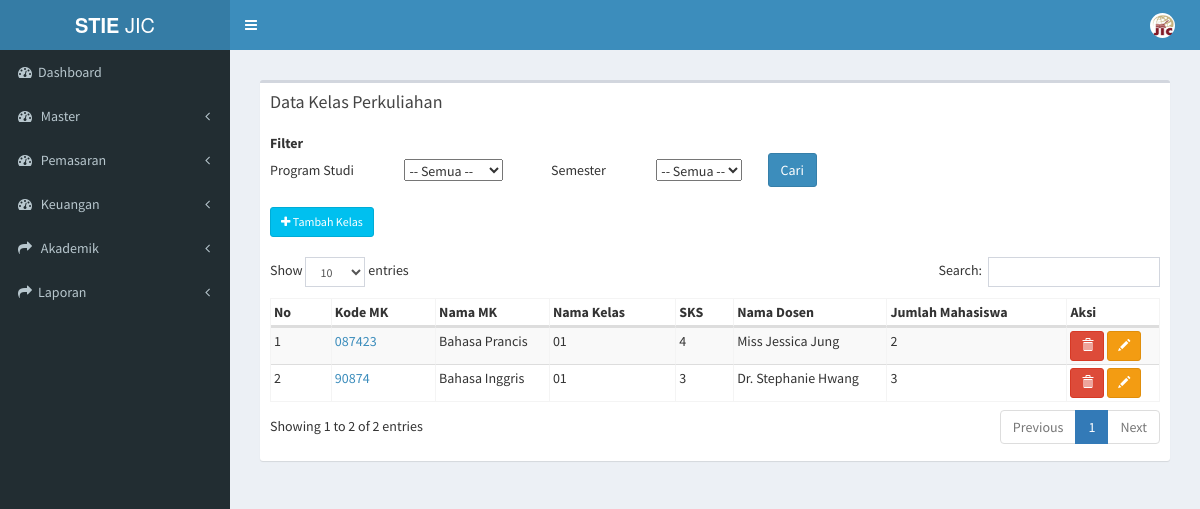
/index.php/kelas_perkuliahan, run on an earlier commit of the app's database.
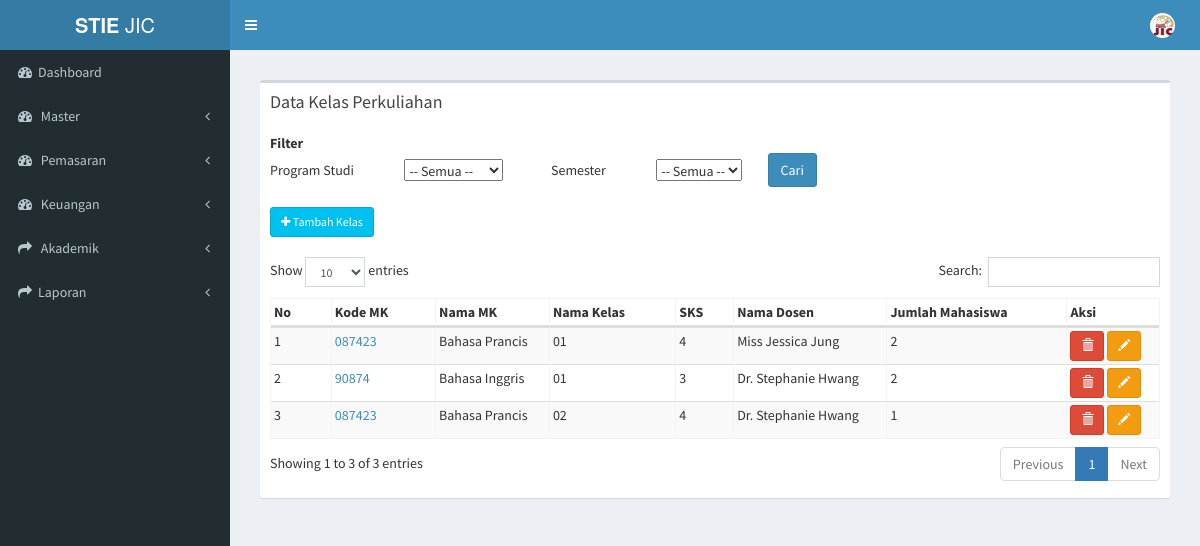
And on a later commit of the database.
### tables this page shows
CREATE TABLE `tb_kp` (
  `id_kp` int(4) NOT NULL,
  `nama_kelas` varchar(50) NOT NULL,
  `bahasan` text NOT NULL,
  `tgl_mulai` date NOT NULL,
  `tgl_akhir` date NOT NULL,
  `id_jadwal` varchar(4) NOT NULL
);

CREATE TABLE `tb_matkul` (
  `kode_matkul` varchar(50) NOT NULL,
  `nama_matkul` varchar(100) NOT NULL,
  `id_prodi` varchar(10) NOT NULL,
  `jenis_matkul` varchar(20) NOT NULL,
  `bobot_matkul` int(11) NOT NULL,
  `bobot_praktikum` int(11) NOT NULL,
  `bobot_tatap_muka` int(11) NOT NULL,
  `bobot_praktik_lapangan` int(11) NOT NULL,
  `bobot_simulasi` int(11) NOT NULL,
  `metode_pembelajaran` varchar(100) NOT NULL,
  `tanggal_mulai` date NOT NULL,
  `tanggal_akhir` date NOT NULL,
  `matkul_english` varchar(40) NOT NULL
);

CREATE TABLE `tb_dosen` (
  `id_dosen` int(4) NOT NULL,
  `nama_dosen` varchar(255) NOT NULL,
  `kode_dosen` varchar(255) NOT NULL,
  `no_hp` varchar(250) NOT NULL,
  `nip` varchar(20) NOT NULL,
  `tgl_lahir` date NOT NULL,
  `status` varchar(2) NOT NULL,
  `email` varchar(25) NOT NULL,
  `jenis_dosen` varchar(2) NOT NULL,
  `id_kelamin` varchar(1) NOT NULL,
  `id_agama` varchar(1) NOT NULL,
  `alamat` varchar(50) NOT NULL
);

### application/controllers/kelas_perkuliahan.php (called while the page is built, shortened)
<?php
class Kelas_perkuliahan extends CI_Controller {
	public function __construct()
	{
		$this->load->model('kelas_perkuliahan_model');
		$this->load->model('daftar_ulang_model');
		$this->load->model('finance_model');
	}
	public function index(){
				$data['getProdi'] = $this->daftar_ulang_model->getProdi();
				$data['getPeriode'] = $this->daftar_ulang_model->getPeriode();
				$data['kp'] = $this->kelas_perkuliahan_model->data_kp();
				$data['main_view'] = 'Kelas_perkuliahan/kelas_perkuliahan_view';
				$this->load->view('template', $data);
	}
}

### index.php (called while the page is built, shortened)
<?php
require_once BASEPATH.'core/CodeIgniter.php';

### application/models/kelas_perkuliahan_model.php (called while the page is built, shortened)
<?php
class Kelas_perkuliahan_model extends CI_Model {
	public function data_kp(){
		$this->db->select('*');
		 $this->db->from('tb_kp');
		 $this->db->join('tb_jadwal','tb_jadwal.id_jadwal=tb_kp.id_jadwal');
     $this->db->join('tb_ruang','tb_ruang.id_ruang=tb_jadwal.id_ruang');
     $this->db->join('tb_konsentrasi_kelas','tb_konsentrasi_kelas.id_konsentrasi=tb_jadwal.id_konsentrasi');
     $this->db->join('tb_prodi','tb_prodi.id_prodi=tb_konsentrasi_kelas.id_prodi');
     $this->db->join('tb_detail_kurikulum','tb_detail_kurikulum.id_detail_kurikulum=tb_jadwal.id_detail_kurikulum');
     $this->db->join('tb_matkul','tb_matkul.kode_matkul=tb_detail_kurikulum.kode_matkul');
		 $query = $this->db->get();
		 return $query->result();
	}
}

### application/views/Kelas_perkuliahan/kelas_perkuliahan_view.php (the view, shortened to what the changed rows need)
    <section class="content">
      <div class="row">
        <div class="col-xs-12">
          <div class="box">
            <div class="box-header">
              <h3 class="box-title">Data Kelas Perkuliahan</h3>
            </div>
            <div class="box-body">
              <table class="">
                <tbody>
                  <form method="get" action="<?php echo base_url("kelas_perkuliahan/filter_kp/")?>">
                  <tr>
                    <th>Filter</th>
                  </tr>
                </tbody>
              </table>
               <br>
              <table id="example3" class="table2 table-bordered table-striped">
                <a class="btn btn-info btn-sm" href="" data-toggle="modal" data-target="#modal_tambah"><i class="fa fa-plus"></i> Tambah Kelas</a> <br> <br>
                <thead>
                <tr>
                  <th>No</th>
                  <th>Kode MK</th>
                  <th>Nama MK</th>
                  <th>Nama Kelas</th>
                  <th style="width: 15px;">SKS</th>
                  <th>Nama Dosen</th>
                  <th>Jumlah Mahasiswa</th>
                  <th>Aksi</th>
                </tr>
                </thead>
                <tbody>
                <?php
                $no = 0;
                 $alert = "'Apakah anda yakin menghapus data ini ?'";
                foreach ($kp as $data) {
                  $total_mahasiswa = $this->db->query("SELECT count(*) AS total FROM tb_kelas_mhs WHERE id_kp = '$data->id_kp'")->row();
                  $nama_dosen = $this->db->query("SELECT nama_dosen AS abc FROM tb_kelas_dosen RIGHT JOIN tb_kp ON tb_kp.id_kp = tb_kelas_dosen.id_kp left JOIN tb_dosen ON tb_dosen.id_dosen = tb_kelas_dosen.id_dosen WHERE tb_kp.id_kp = '$data->id_kp'")->row();
                  if ($nama_dosen->abc == null) {
                    $a = '<p style="color:red;"><b>Belum diisi </b></p>';
                  } else {
                    $a = $nama_dosen->abc;
                  }
                  echo '
                <tr>
                  <td>'.++$no.'</td>
                  <td><a href="'.base_url('kelas_perkuliahan/detail_kelas/'.$data->id_kp).'">'.$data->kode_matkul.'</a></td>
                  <td>'.$data->nama_matkul.'</td>
                  <td>'.$data->nama_kelas.'</td>
                  <td>'.$data->bobot_matkul.'</td>
                  <td>'.$a.'</td>
                  <td>'.$total_mahasiswa->total.'</td>
                  <td>
                        <a href="'.base_url('kelas_perkuliahan/hapus_kp/'.$data->id_kp).'" class="btn btn-danger btn-sm" onclick="return confirm('.$alert.')"><i class="glyphicon glyphicon-trash"></i><span class="tooltiptext">Hapus Kelas</span></a>
                         <a href="'.base_url('kelas_perkuliahan/detail_kp/'.$data->id_kp).'" class="btn btn-warning  btn-sm"><i class="glyphicon glyphicon-pencil"></i><span class="tooltiptext">Edit Kelas </span></a>
                  </td>
                  </tr>
                ' ;
              }
              ?>
                </tbody>
              </table>
            </div>
          </div>
        </div>
      </div>
    </section>
<link rel="stylesheet" href="//code.jquery.com/ui/1.12.0/themes/smoothness/jquery-ui.css">

What changed in the data, as far as the page shows it:
changed tb_kp "Bahasa Inggris": total "3" → "2"
added tb_kp: tb_matkul.kode_matkul "087423", tb_matkul.nama_matkul "Bahasa Prancis", nama_kelas "02", tb_matkul.bobot_matkul "4", tb_dosen.nama_dosen "Dr. Stephanie Hwang", total "1"
Also different on the page:
text written by a page script: "Show entries Search: Showing 1 to 2 of 2 entries Previous 1 Next" → "Show entries Search: Showing 1 to 3 of 3 entries Previous 1 Next"
